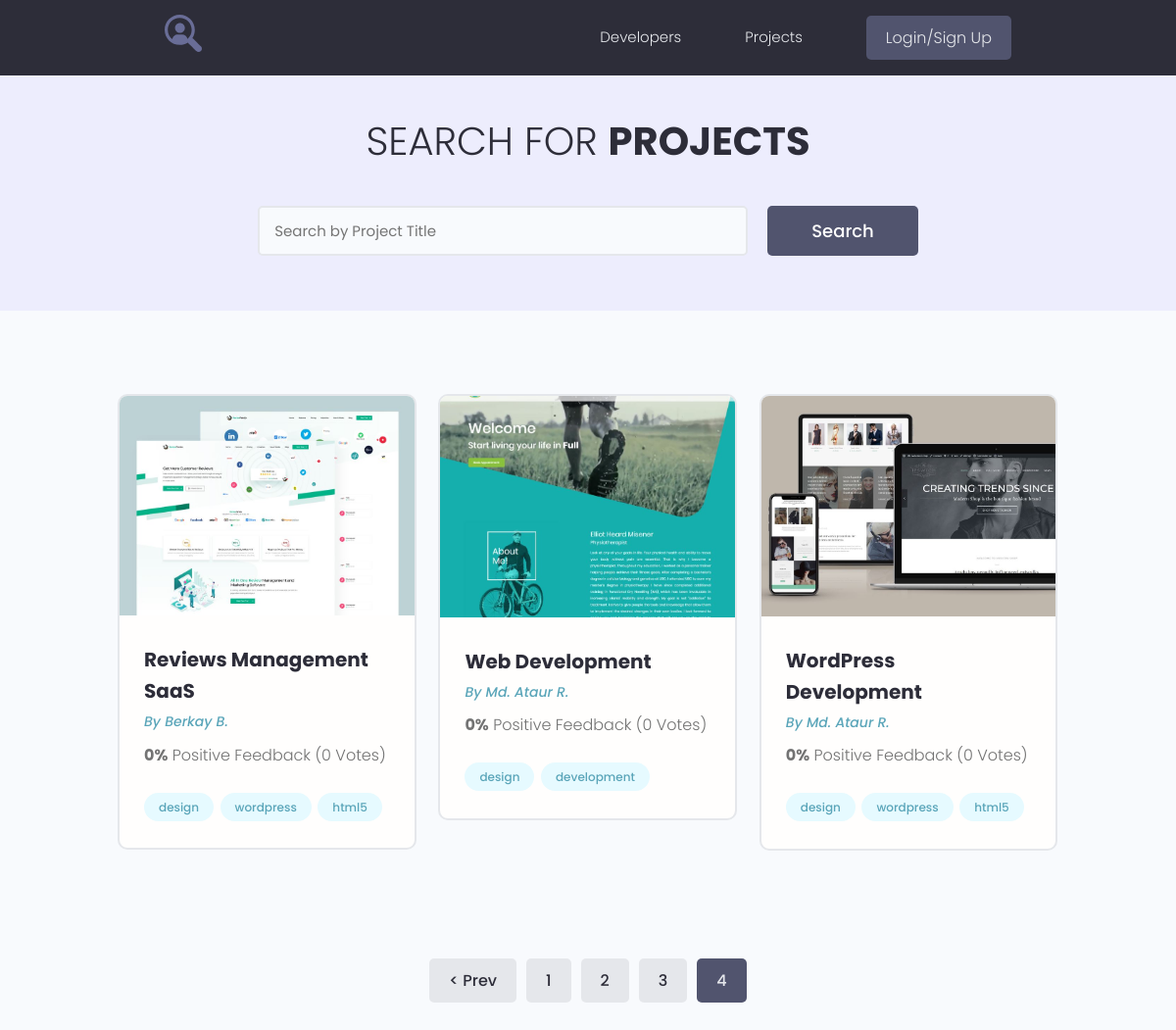
Before: /projects/?page=4 with the older database file.
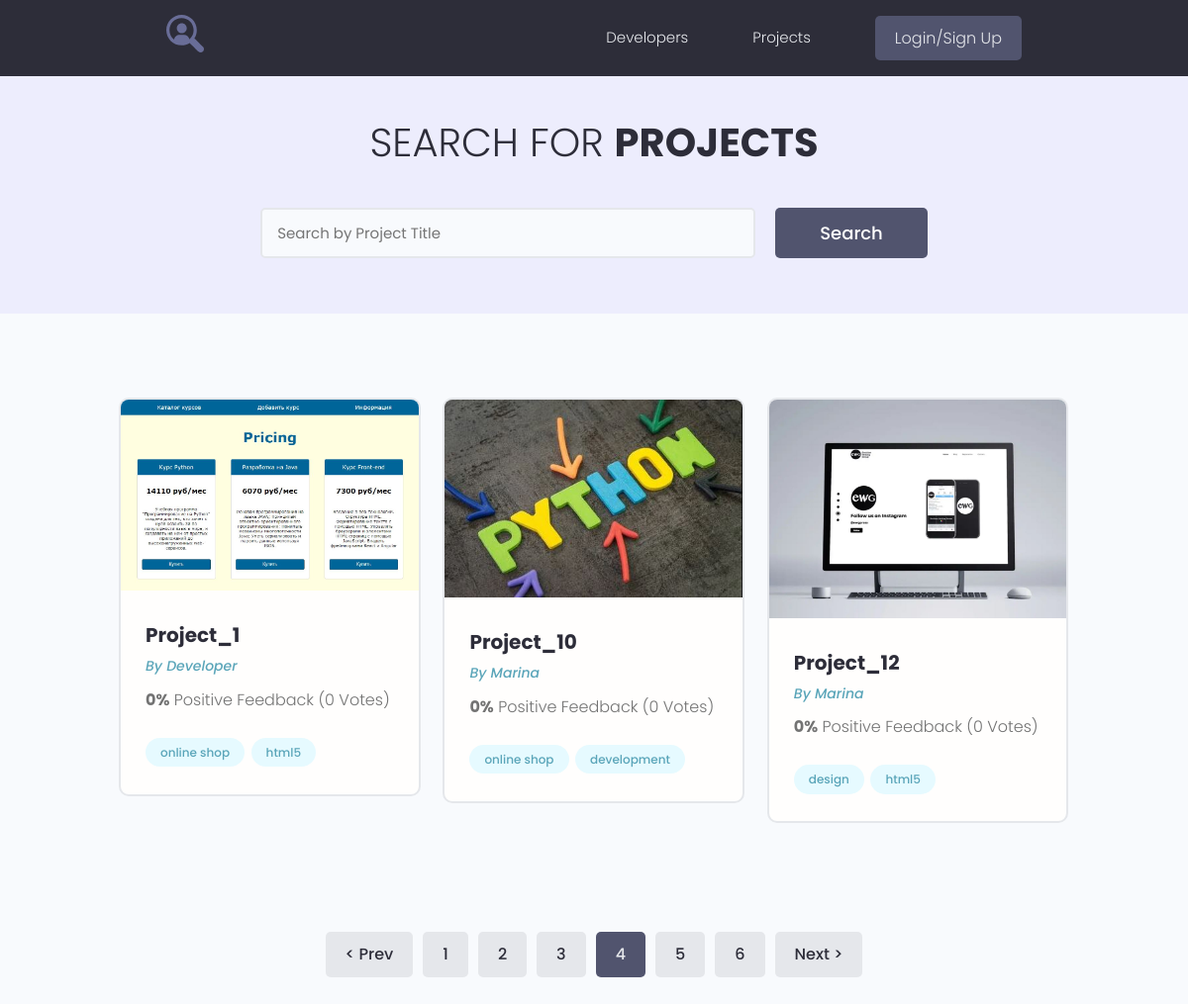
After: the same page with the newer database file.
### projects/models.py (models this page shows, shortened)
class Project(models.Model):
    owner = models.ForeignKey(Profile, on_delete=models.SET_NULL, blank=True, null=True)
    title = models.CharField(max_length=200)
    description = models.TextField(blank=True, null=True)
    featured_image = models.ImageField(upload_to="projects/%Y/%m/%d/", default="default.jpg")
    demo_link = models.CharField(max_length=200, blank=True, null=True)
    source_link = models.CharField(max_length=200, blank=True, null=True)
    tags = models.ManyToManyField('Tag', blank=True)
    vote_total = models.IntegerField(default=0)
    vote_ratio = models.IntegerField(default=0)
    created = models.DateTimeField(auto_now_add=True)
    class Meta:
        ordering = ["-vote_ratio", "-vote_total", "title"]

class Tag(models.Model):
    name = models.CharField(max_length=200)
    created = models.DateTimeField(auto_now_add=True)
    def __str__(self):
        return self.name

### users/models.py (models this page shows, shortened)
class Profile(models.Model):
    user = models.OneToOneField(User, on_delete=models.CASCADE, blank=True, null=True)
    name = models.CharField(max_length=200, blank=True, null=True)
    email = models.EmailField(max_length=200, blank=True, null=True)
    username = models.CharField(max_length=200, blank=True, null=True)
    short_info = models.CharField(max_length=200, blank=True, null=True)
    bio = models.TextField(blank=True, null=True)
    profile_image = models.ImageField(upload_to="profiles/", default='profiles/user-default.png')
    social_github = models.CharField(max_length=200, blank=True, null=True)
    social_youtube = models.CharField(max_length=200, blank=True, null=True)
    social_website = models.CharField(max_length=200, blank=True, null=True)
    created = models.DateTimeField(auto_now_add=True)

### projects/views.py (the view)
# urls.py: path('projects/', include('projects.urls')),
def projects(request):
    pr, search_query = search_projects(request)
    custom_range, pr = paginate_projects(request, pr, 3)
    context = {
        'projects': pr,
        'search_query': search_query,
        'custom_range': custom_range
    }
    return render(request, "projects/projects.html", context)

### projects/utils.py (called while the page is built)
def paginate_projects(request, pr, results):
    page = request.GET.get('page')
    paginator = Paginator(pr, results)
    try:
        pr = paginator.page(page)
    except PageNotAnInteger:
        page = 1
        pr = paginator.page(page)
    except EmptyPage:
        page = paginator.num_pages
        pr = paginator.page(page)
    left_index = int(page) - 4
    if left_index < 1:
        left_index = 1
    right_index = int(page) + 5
    if right_index > paginator.num_pages:
        right_index = paginator.num_pages + 1
    custom_range = range(left_index, right_index)
    return custom_range, pr

def search_projects(request):
    search_query = ''
    if request.GET.get('search_query'):
        search_query = request.GET.get('search_query')
    pr = Project.objects.distinct().filter(
        Q(title__icontains=search_query) |
        Q(description__icontains=search_query) |
        Q(tags__name__icontains=search_query)
    )
    return pr, search_query

### projects/templates/projects/projects.html (shortened to what this page needs)
{% extends 'projects/base.html' %}
{% block content %}
<main class="projects">
    <section class="hero-section text-center">
        <div class="container container--narrow">
            <div class="hero-section__box">
                <h2>Search for <span>Projects</span></h2>
            </div>
            <div class="hero-section__search">
                <form id="search" class="form" action="{% url 'projects' %}" method="get">
                    <div class="form__field">
                        <input class="input input--text" id="formInput#search" type="text" name="search_query"
                               value="{{ search_query }}"
                               placeholder="Search by Project Title"/>
                    </div>
                    <input class="btn btn--sub btn--lg" type="submit" value="Search"/>
                </form>
            </div>
        </div>
    </section>
    <section class="projectsList">
        <div class="container">
            <div class="grid grid--three">
                {% for project in projects %}
                <div class="column">
                    <div class="card project">
                        <a href="{% url 'project' project.id %}" class="project">
                            <img class="project__thumbnail" src="{{ project.featured_image.url }}"
                                 alt="project thumbnail"/>
                            <div class="card__body">
                                <h3 class="project__title">{{ project.title }}</h3>
                                <p><a class="project__author" href="{% url 'user_profile' project.owner.id %}">By {{project.owner.name}}</a></p>
                                <p class="project--rating">
                                    <span style="font-weight: bold;">{{ project.vote_ratio }}%</span> Positive
                                    Feedback ({{ project.vote_total }} Vote{{ project.vote_total|pluralize:'s' }})
                                </p>
                                <div class="project__tags">
                                    {% for tag in project.tags.all %}
                                    <span class="tag tag--pill tag--main">
                      <small>{{ tag }}</small>
                    </span>
                                    {% endfor %}
                                </div>
                            </div>
                        </a>
                    </div>
                </div>
                {% endfor %}
            </div>
        </div>
    </section>
   {% include 'projects/pagination.html' with queryset=projects custom_range=custom_range %}
</main>
{% endblock %}

Changed rows visible on the page:
no longer on this page (row unchanged): Project: featured_image (picture), title "Reviews Management SaaS", owner.name "Berkay B.", vote_ratio "0", vote_total "0", Tag (name "design"), Tag (name "html5")
no longer on this page (row unchanged): Tag: name "wordpress"
no longer on this page (row unchanged): Project: featured_image (picture), title "Web Development", owner.name "Md. Ataur R.", vote_ratio "0", vote_total "0", Tag (name "design"), Tag (name "development")
no longer on this page (row unchanged): Project: featured_image (picture), title "WordPress Development", owner.name "Md. Ataur R.", vote_ratio "0", vote_total "0", Tag (name "design"), Tag (name "html5")
added Project: featured_image (picture), title "Project_1", owner.name "Developer", vote_ratio "0", vote_total "0", Tag (name "html5")
now on this page (row unchanged): Tag: name "online shop"
added Project: featured_image (picture), title "Project_10", owner.name "Marina", vote_ratio "0", vote_total "0", Tag (name "development")
added Project: featured_image (placeholder picture), title "Project_12", owner.name "Marina", vote_ratio "0", vote_total "0", Tag (name "design"), Tag (name "html5")
Other visible differences:
new list line: "5"
new list line: "6"
text now shown: "Next >"
